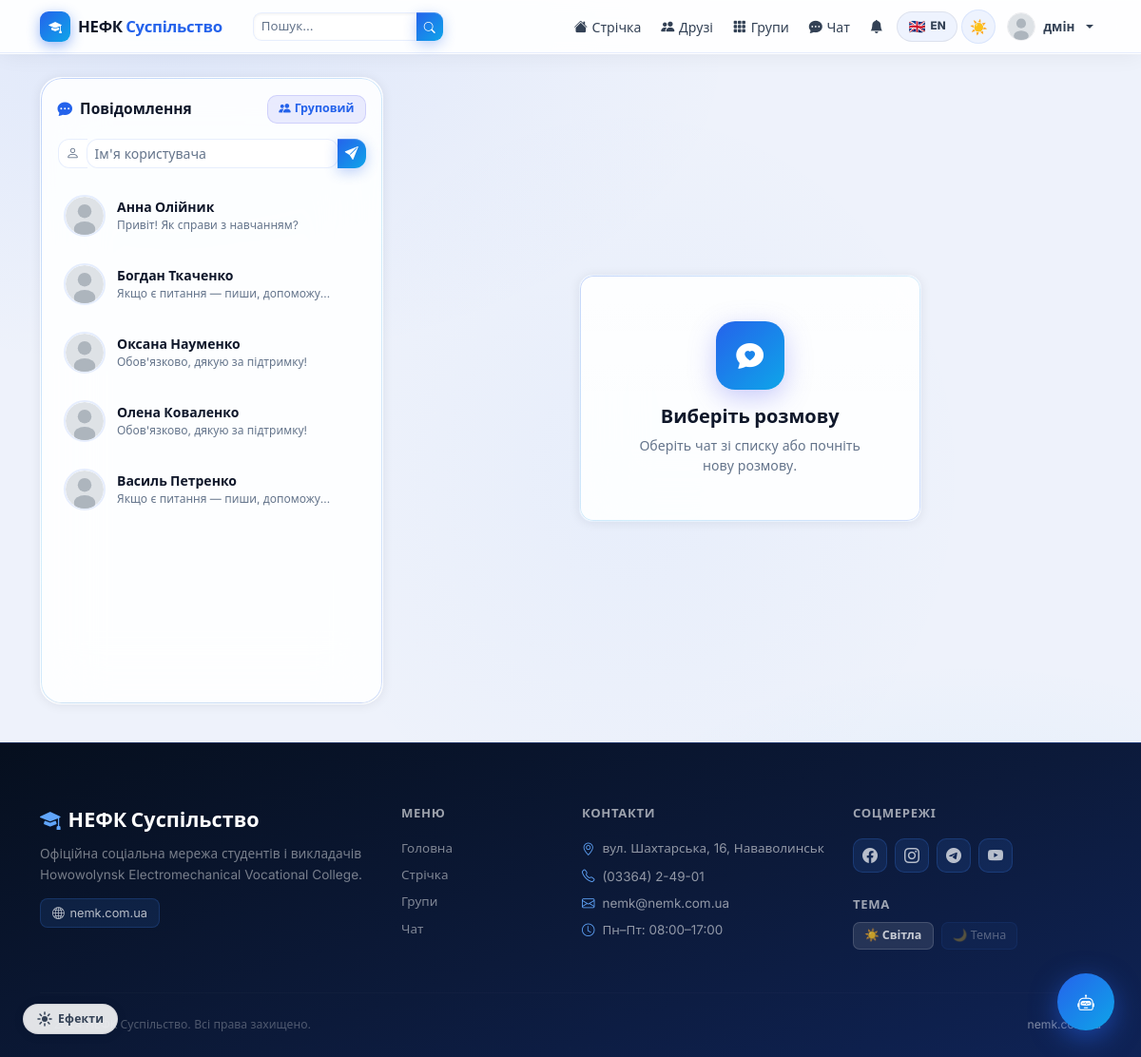
The page /chat/ (signed in) on the database its author committed.
### accounts/models.py (models this page shows, shortened)
class User(AbstractUser):
    ROLE_USER = 'user'
    ROLE_ADMIN = 'admin'
    ROLE_CHOICES = [
        (ROLE_USER, 'Користувач'),
        (ROLE_ADMIN, 'Адміністратор'),
    ]
    role = models.CharField(max_length=10, choices=ROLE_CHOICES, default=ROLE_USER)
    avatar = models.ImageField(upload_to='avatars/', blank=True, null=True)
    cover = models.ImageField(upload_to='covers/', blank=True, null=True)
    bio = models.TextField(blank=True, default='')
    location = models.CharField(max_length=120, blank=True, default='')
    birth_date = models.DateField(null=True, blank=True)
    website = models.URLField(blank=True, default='')
    created_at = models.DateTimeField(default=timezone.now)
    def is_admin_role(self):
        return self.role == self.ROLE_ADMIN
    def get_avatar_url(self):
        if self.avatar:
            return self.avatar.url
        return '/static/img/default_avatar.svg'
    class Meta:
        verbose_name = 'Користувач'
        verbose_name_plural = 'Користувачі'

### chat/models.py (models this page shows, shortened)
class Conversation(models.Model):
    participants = models.ManyToManyField(
        settings.AUTH_USER_MODEL, related_name='conversations'
    )
    is_group = models.BooleanField(default=False)
    name = models.CharField(max_length=150, blank=True, default='')
    created_at = models.DateTimeField(default=timezone.now)
    class Meta:
        verbose_name = 'Розмова'
        verbose_name_plural = 'Розмови'
    def last_message(self):
        return self.messages.order_by('-created_at').first()

class Message(models.Model):
    conversation = models.ForeignKey(
        Conversation, on_delete=models.CASCADE, related_name='messages'
    )
    sender = models.ForeignKey(
        settings.AUTH_USER_MODEL, on_delete=models.CASCADE, related_name='sent_messages'
    )
    content = models.TextField(blank=True, default='')
    file = models.FileField(upload_to='chat/files/', blank=True, null=True)
    image = models.ImageField(upload_to='chat/images/', blank=True, null=True)
    video = models.FileField(upload_to='chat/videos/', blank=True, null=True)
    created_at = models.DateTimeField(default=timezone.now)
    is_read = models.BooleanField(default=False)
    class Meta:
        ordering = ['created_at']
        verbose_name = 'Повідомлення'
        verbose_name_plural = 'Повідомлення'

### chat/views.py (the view, shortened to what this page needs)
# urls.py: path('chat/', views.conversations_view, name='conversations'),
@login_required
def conversations_view(request):
    raw_convs = request.user.conversations.prefetch_related('participants').order_by('-created_at')
    conversations = []
    for conv in raw_convs:
        conv.other_name = _get_conv_name(conv, request.user)
        conversations.append(conv)
    new_form = NewConversationForm()
    return render(request, 'chat/conversations.html', {
        'conversations': conversations,
        'new_form': new_form,
    })

### templates/chat/conversations.html (shortened to what this page needs)
{% extends 'base.html' %}
{% block content %}
<div class="row g-3">
  <div class="col-lg-4">
    <div class="sidebar-widget" style="height:calc(100vh - 140px);display:flex;flex-direction:column;">
      <div class="d-flex align-items-center justify-content-between mb-3">
        <div class="fw-800" style="color:var(--text);font-size:.97rem;">
          <i class="bi bi-chat-dots-fill me-2" style="color:var(--p);"></i>Повідомлення
        </div>
        <a href="{% url 'create_group_chat' %}"
           class="btn btn-sm fw-700"
           style="background:rgba(99,102,241,.12);color:var(--p);border:1px solid rgba(99,102,241,.2);
                  border-radius:10px;font-size:.78rem;padding:.28rem .7rem;"
           title="Новий груповий чат">
          <i class="bi bi-people-fill me-1"></i>Груповий
        </a>
      </div>
      <form method="post" class="mb-3">
        <div class="input-group input-group-sm">
          <span class="input-group-text"
                style="background:var(--input);border:1.5px solid var(--border);
                       border-right:none;border-radius:12px 0 0 12px;color:var(--muted);">
            <i class="bi bi-person"></i>
          </span>
          {{ new_form.username }}
          <button type="submit" name="start_chat"
                  class="btn btn-primary btn-sm fw-700"
                  style="border-radius:0 12px 12px 0;">
            <i class="bi bi-send-fill"></i>
          </button>
        </div>
      </form>
      <div style="flex:1;overflow-y:auto;margin:0 -.5rem;">
        {% for conv in conversations %}
        {% with last=conv.last_message %}
        <a href="{% url 'conversation' conv.pk %}" class="conv-item">
          {% if conv.is_group %}
          <div style="width:44px;height:44px;min-width:44px;border-radius:14px;
                      background:linear-gradient(135deg,var(--p),var(--accent));
                      display:flex;align-items:center;justify-content:center;
                      color:#fff;font-size:1rem;flex-shrink:0;">
            <i class="bi bi-people-fill"></i>
          </div>
          {% else %}
          {% with other=conv.participants.all|first %}
          <img src="{{ other.get_avatar_url }}" class="rounded-circle flex-shrink-0"
               style="object-fit:cover;border:2px solid var(--border);"
               width="44" height="44" alt="">
          {% endwith %}
          {% endif %}
          <div class="flex-grow-1 overflow-hidden">
            <div class="fw-700 small" style="color:var(--text);white-space:nowrap;overflow:hidden;text-overflow:ellipsis;">
              {% if conv.name %}
                {{ conv.name }}
              {% elif conv.is_group %}
                Груповий чат #{{ conv.pk }}
              {% else %}
                {{ conv.other_name }}
              {% endif %}
            </div>
            {% if last %}
            <div style="color:var(--muted);font-size:.75rem;white-space:nowrap;overflow:hidden;text-overflow:ellipsis;">
              {{ last.content|default:"[медіафайл]"|truncatechars:32 }}
            </div>
            {% endif %}
          </div>
        </a>
        {% endwith %}
        {% empty %}
        <div class="text-center py-5">
          <i class="bi bi-chat-square-dots" style="font-size:2rem;color:var(--muted);display:block;margin-bottom:.5rem;"></i>
          <p style="color:var(--muted);font-size:.84rem;margin:0;">Немає розмов.</p>
        </div>
        {% endfor %}
      </div>
    </div>
  </div>
  <div class="col-lg-8 d-none d-lg-flex align-items-center justify-content-center">
    <div class="page-glass-card p-5 text-center" style="max-width:360px;width:100%;">
      <div style="width:72px;height:72px;border-radius:20px;
                  background:linear-gradient(135deg,var(--p),var(--accent));
                  display:flex;align-items:center;justify-content:center;
                  font-size:1.8rem;margin:0 auto 1rem;
                  box-shadow:0 8px 28px rgba(99,102,241,.35);">
        <i class="bi bi-chat-heart-fill" style="color:#fff;"></i>
      </div>
      <h5 class="fw-800" style="color:var(--text);">Виберіть розмову</h5>
      <p style="color:var(--muted);font-size:.88rem;margin:0;">
        Оберіть чат зі списку або почніть нову розмову.
      </p>
    </div>
  </div>
</div>
{% endblock %}

### templates/base.html (shortened to what this page needs)
<!DOCTYPE html>
<html lang="uk" data-theme="light" data-lang="uk">
<head>
  <link href="https://cdn.jsdelivr.net/npm/bootstrap@5.3.2/dist/css/bootstrap.min.css" rel="stylesheet">
  <link href="https://cdn.jsdelivr.net/npm/bootstrap-icons@1.11.3/font/bootstrap-icons.min.css" rel="stylesheet">
  {% load static %}
  <link href="{% static 'css/main.css' %}" rel="stylesheet">
</head>
<body class="nemk-body">
<nav class="navbar navbar-expand-lg sticky-top">
  <div class="container">
    <a class="navbar-brand" href="{% url 'home' %}">
      <div class="brand-logo"><i class="bi bi-mortarboard-fill" style="font-size:.85rem;"></i></div>
      <span class="fw-800">НЕФК <span style="color:var(--p);">Суспільство</span></span>
    </a>
    <div class="collapse navbar-collapse" id="navMain">
      {% if user.is_authenticated %}
      <form class="d-flex me-auto ms-3" action="{% url 'search_users' %}" method="get" role="search">
        <div class="input-group input-group-sm" style="width:200px;">
          <input class="form-control" style="border-radius:9px 0 0 9px !important;font-size:.83rem;"
                 type="search" name="q" placeholder="Пошук..."
                 value="{{ request.GET.q }}" aria-label="Пошук">
          <button class="btn btn-primary btn-sm px-2" style="border-radius:0 9px 9px 0 !important;" type="submit" aria-label="Знайти">
            <i class="bi bi-search" style="font-size:.75rem;"></i>
          </button>
        </div>
      </form>
      {% endif %}
      <ul class="navbar-nav align-items-center gap-0 ms-auto">
        {% if user.is_authenticated %}
        <li class="nav-item">
          <a class="nav-link" href="{% url 'feed' %}">
            <i class="bi bi-house-fill"></i>
            <span class="d-none d-xl-inline">Стрічка</span>
          </a>
        </li>
        <li class="nav-item">
          <a class="nav-link" href="{% url 'friends' %}">
            <i class="bi bi-people-fill"></i>
            <span class="d-none d-xl-inline">Друзі</span>
          </a>
        </li>
        <li class="nav-item">
          <a class="nav-link" href="{% url 'groups' %}">
            <i class="bi bi-grid-3x3-gap-fill"></i>
            <span class="d-none d-xl-inline">Групи</span>
          </a>
        </li>
        <li class="nav-item">
          <a class="nav-link" href="{% url 'conversations' %}">
            <i class="bi bi-chat-dots-fill"></i>
            <span class="d-none d-xl-inline">Чат</span>
          </a>
        </li>
        <li class="nav-item">
          <a class="nav-link position-relative" href="{% url 'notifications' %}" aria-label="Сповіщення">
            <i class="bi bi-bell-fill"></i>
          </a>
        </li>
        {% endif %}
        <li class="nav-item d-none d-lg-flex align-items-center ms-1">
          <button class="lang-toggle-btn" onclick="toggleLang()" aria-label="Змінити мову">
            <span class="lang-btn-flag">🇬🇧</span>
            <span class="lang-btn-label">EN</span>
          </button>
        </li>
        <li class="nav-item d-none d-lg-flex align-items-center ms-1">
          <button class="theme-toggle" onclick="toggleTheme()" aria-label="Змінити тему">
            <span class="t-icon sun">☀️</span>
          </button>
        </li>
        {% if user.is_authenticated %}
        <li class="nav-item dropdown ms-1">
          <a class="nav-link dropdown-toggle d-flex align-items-center gap-2 pe-0"
             href="#" data-bs-toggle="dropdown" aria-expanded="false" style="padding:.3rem .5rem !important;">
            <img src="{{ user.get_avatar_url }}" class="rounded-circle"
                 style="object-fit:cover;border:1.5px solid var(--divider);"
                 width="30" height="30" alt="{{ user.username }}">
            <span class="d-none d-lg-inline fw-600" style="font-size:.84rem;">
              {{ user.first_name|default:user.username }}
            </span>
          </a>
        </li>
        {% endif %}
      </ul>
    </div>
  </div>
</nav>
<main {% if request.resolver_match.url_name != 'home' %}class="container my-4"{% endif %}>
  {% block content %}{% endblock %}
</main>
<footer>
  <div class="container">
    <div class="row g-4 pb-4">
      <div class="col-lg-4">
        <div class="footer-brand mb-2">
          <i class="bi bi-mortarboard-fill me-2" style="color:#60a5fa;"></i>НЕФК Суспільство
        </div>
        <p style="color:rgba(255,255,255,.45);font-size:.85rem;line-height:1.65;margin-bottom:.85rem;">
          Офіційна соціальна мережа студентів і викладачів Нowowolynsk Electromechanical Vocational College.
        </p>
        <a href="https://nemk.com.ua/" target="_blank" rel="noopener noreferrer"
           style="display:inline-flex;align-items:center;gap:.35rem;
                  background:rgba(59,130,246,.12);color:rgba(255,255,255,.7);
                  border-radius:8px;border:1px solid rgba(59,130,246,.2);
                  padding:.3rem .75rem;font-size:.8rem;text-decoration:none;
                  transition:background .15s,color .15s;">
          <i class="bi bi-globe2"></i>nemk.com.ua
        </a>
      </div>
      <div class="col-6 col-lg-2">
        <div class="fw-700 text-white mb-3" style="font-size:.82rem;text-transform:uppercase;letter-spacing:.05em;opacity:.6;">Меню</div>
        <ul class="list-unstyled" style="font-size:.84rem;">
          <li class="mb-2"><a href="{% url 'home' %}">Головна</a></li>
          {% if user.is_authenticated %}
          <li class="mb-2"><a href="{% url 'feed' %}">Стрічка</a></li>
          <li class="mb-2"><a href="{% url 'groups' %}">Групи</a></li>
          <li class="mb-2"><a href="{% url 'conversations' %}">Чат</a></li>
          {% else %}
          <li class="mb-2"><a href="{% url 'register' %}">Реєстрація</a></li>
          <li class="mb-2"><a href="{% url 'login' %}">Вхід</a></li>
          {% endif %}
        </ul>
      </div>
      <div class="col-6 col-lg-3">
        <div class="fw-700 text-white mb-3" style="font-size:.82rem;text-transform:uppercase;letter-spacing:.05em;opacity:.6;">Контакти</div>
        <ul class="list-unstyled" style="font-size:.84rem;">
          <li class="mb-2" style="display:flex;align-items:flex-start;gap:.5rem;">
            <i class="bi bi-geo-alt" style="color:#60a5fa;margin-top:.1rem;flex-shrink:0;"></i>
            вул. Шахтарська, 16, Нававолинськ
          </li>
          <li class="mb-2" style="display:flex;align-items:center;gap:.5rem;">
            <i class="bi bi-telephone" style="color:#60a5fa;flex-shrink:0;"></i>
            (03364) 2-49-01
          </li>
          <li class="mb-2" style="display:flex;align-items:center;gap:.5rem;">
            <i class="bi bi-envelope" style="color:#60a5fa;flex-shrink:0;"></i>
            nemk@nemk.com.ua
          </li>
          <li style="display:flex;align-items:center;gap:.5rem;">
            <i class="bi bi-clock" style="color:#60a5fa;flex-shrink:0;"></i>
            Пн–Пт: 08:00–17:00
          </li>
        </ul>
      </div>
      <div class="col-lg-3">
        <div class="fw-700 text-white mb-3" style="font-size:.82rem;text-transform:uppercase;letter-spacing:.05em;opacity:.6;">Соцмережі</div>
        <div class="d-flex gap-2 flex-wrap mb-4">
          <a href="https://www.facebook.com/nemk.novovolynsk" target="_blank" rel="noopener" class="footer-social-btn" title="Facebook"><i class="bi bi-facebook"></i></a>
          <a href="https://instagram.com/nemk_novovolynsk"    target="_blank" rel="noopener" class="footer-social-btn" title="Instagram"><i class="bi bi-instagram"></i></a>
          <a href="https://t.me/nemk_novovolynsk"              target="_blank" rel="noopener" class="footer-social-btn" title="Telegram"><i class="bi bi-telegram"></i></a>
          <a href="https://youtube.com/@nemk_novovolynsk"      target="_blank" rel="noopener" class="footer-social-btn" title="YouTube"><i class="bi bi-youtube"></i></a>
        </div>
        <div class="fw-700 text-white mb-2" style="font-size:.82rem;text-transform:uppercase;letter-spacing:.05em;opacity:.6;">Тема</div>
        <div class="d-flex gap-2">
          <button onclick="setTheme('light')" id="btn-light-theme"
                  style="background:rgba(255,255,255,.1);color:rgba(255,255,255,.75);border-radius:7px;border:1px solid rgba(255,255,255,.15);padding:.28rem .7rem;font-size:.78rem;font-weight:600;cursor:pointer;">
            ☀️ Світла
          </button>
          <button onclick="setTheme('dark')" id="btn-dark-theme"
                  style="background:rgba(59,130,246,.1);color:rgba(255,255,255,.6);border-radius:7px;border:1px solid rgba(59,130,246,.18);padding:.28rem .7rem;font-size:.78rem;font-weight:600;cursor:pointer;">
            🌙 Темна
          </button>
        </div>
      </div>
    </div>
    <hr class="footer-divider">
    <div class="d-flex justify-content-between align-items-center flex-wrap gap-2 pt-2"
         style="font-size:.76rem;color:rgba(255,255,255,.28);">
      <span>© 2024 НЕФК Суспільство. Всі права захищено.</span>
      <a href="https://nemk.com.ua/" target="_blank" rel="noopener noreferrer">nemk.com.ua</a>
    </div>
  </div>
</footer>
<button id="ai-chat-fab" onclick="toggleAiChat()" aria-label="НЕФК Асистент">
  <span id="fab-icon">
    <i class="bi bi-robot" style="font-size:1.1rem;"></i>
  </span>
</button>
{% load static %}
</body>
</html>

### rows shown on the page
User: first_name "дмін"
Conversation: is_group False (drawn), other_name "Анна Олійник", last_message.content "Привіт! Як справи з навчанням?"
Conversation: is_group False (drawn), other_name "Богдан Ткаченко", last_message.content "Якщо є питання — пиши, допоможу…"
Conversation: is_group False (drawn), other_name "Оксана Науменко", last_message.content "Обов'язково, дякую за підтримку!"
Conversation: is_group False (drawn), other_name "Олена Коваленко", last_message.content "Обов'язково, дякую за підтримку!"
Conversation: is_group False (drawn), other_name "Василь Петренко", last_message.content "Якщо є питання — пиши, допоможу…"
